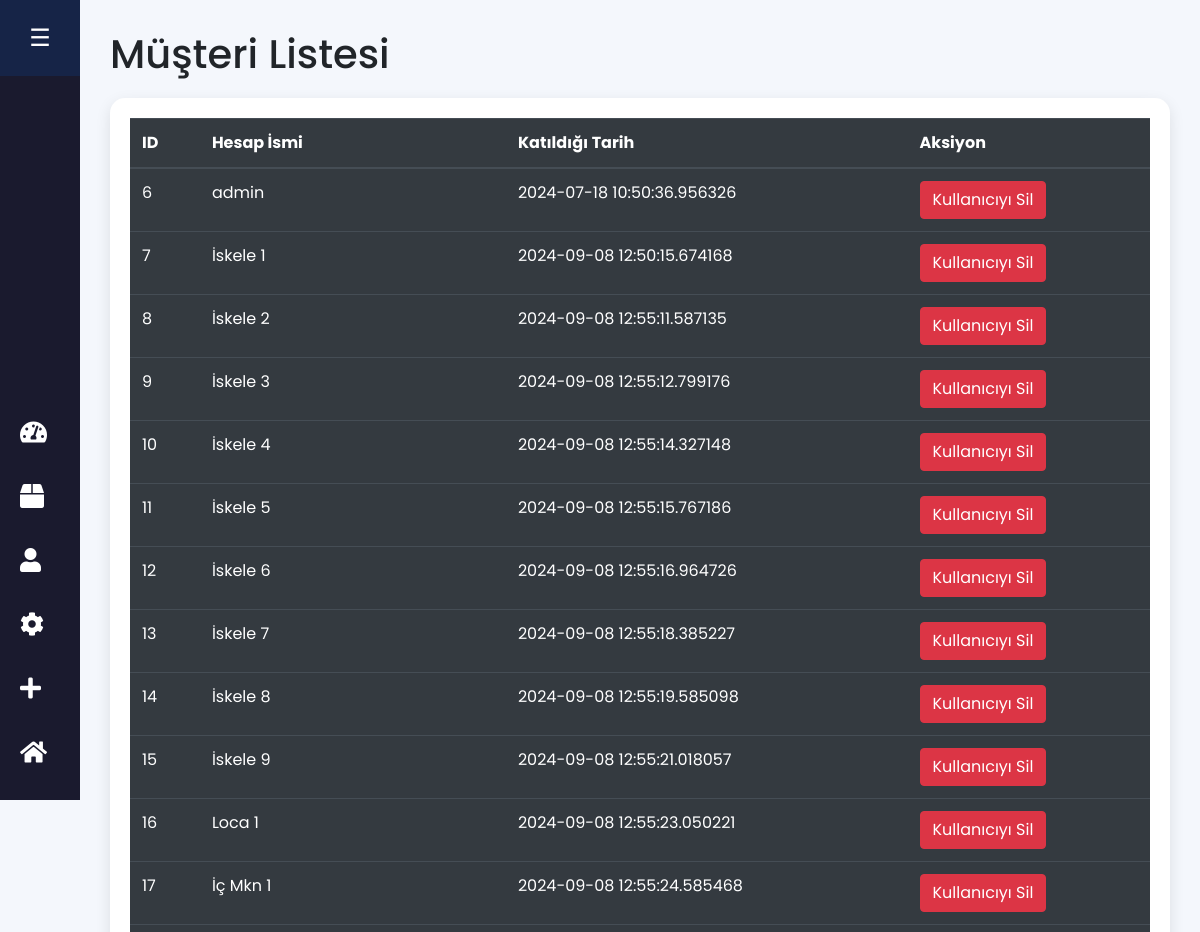
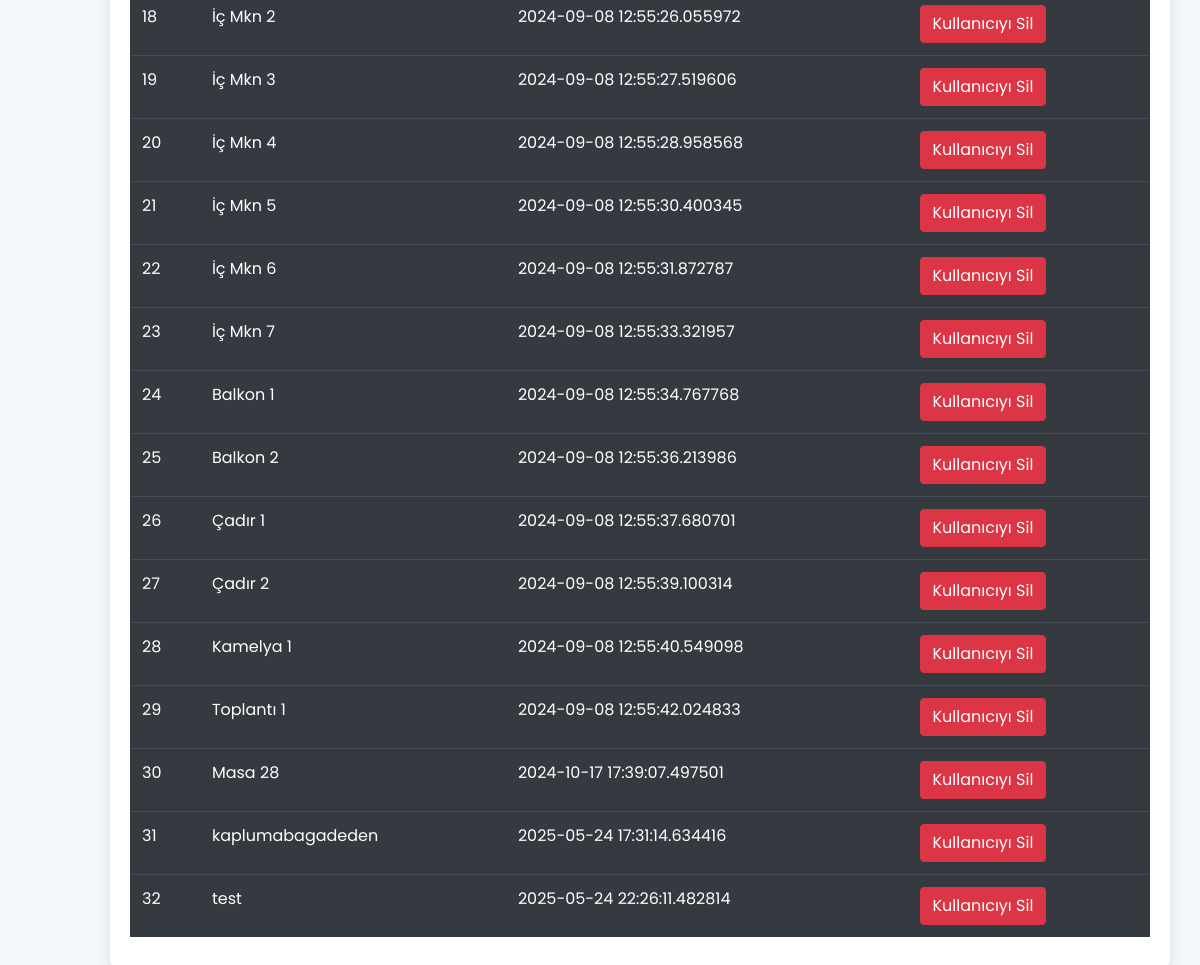
The page /customers (signed in) on the database its author committed (2 pictures, top to bottom).
### website/models.py (models this page shows, shortened)
class Customer(db.Model, UserMixin):
    id = db.Column(db.Integer, primary_key=True)
    email = db.Column(db.String(100), unique=True)
    username = db.Column(db.String(100))
    password_hash = db.Column(db.String(150))
    date_joined = db.Column(db.DateTime(), default=datetime.utcnow)
    MasaNo = db.Column(db.Integer)
    MasaAdi = db.Column(db.Text)
    cart_items = db.relationship('Cart', backref=db.backref('customer', lazy=True))
    orders = db.relationship('Order', backref=db.backref('customer', lazy=True))
    @property
    def password(self):
        raise AttributeError('Password is not a readable Attribute')

### website/admin.py (the view)
@admin.route('/customers')
@login_required
def display_customers():
    if current_user.id == 6:
        customers = Customer.query.all()
        return render_template('customers.html', customers=customers)
    return render_template('404.html')

### website/templates/customers.html (shortened to what this page needs)
<!DOCTYPE html>
<html lang="tr">
<head>
    <link href="https://stackpath.bootstrapcdn.com/bootstrap/4.5.2/css/bootstrap.min.css" rel="stylesheet">
    <link rel="stylesheet" href="https://cdnjs.cloudflare.com/ajax/libs/font-awesome/5.15.4/css/all.min.css">
</head>
<body>
    <div class="sidebar" id="sidebar">
        <div class="logo" id="logo">☰</div>
        <ul>
            <li>
                <a href="/dashboard" class="nav-link">
                    <i class="fas fa-tachometer-alt"></i>
                </a>
            </li>
            <li>
                <a href="/shop-items" class="nav-link">
                    <i class="fas fa-box"></i>
                </a>
            </li>
            <li>
                <a href="#" class="nav-link">
                    <i class="fas fa-user"></i>
                </a>
            </li>
            <li>
                <a href="/settings" class="nav-link">
                    <i class="fas fa-cog"></i>
                </a>
            </li>
            <li>
                <a href="/add-shop-items" class="nav-link">
                    <i class="fas fa-plus"></i>
                </a>
            </li>
            <li>
                <a href="/admin-page" class="nav-link">
                    <i class="fas fa-home"></i>
                </a>
            </li>
        </ul>
    </div>
    <div class="main-content" id="main-content">
        <h1>Müşteri Listesi</h1>
        <div class="table-container">
            <table class="table table-dark table-hover">
                <thead>
                    <tr>
                        <th scope="col">ID</th>
                        <th scope="col">Hesap İsmi</th>
                        <th scope="col">Katıldığı Tarih</th>
                        <th scope="col">Aksiyon</th>
                    </tr>
                </thead>
                <tbody>
                    {% for customer in customers %}
                    <tr>
                        <td>{{ customer.id }}</td>
                        <td>{{ customer.username }}</td>
                        <td>{{ customer.date_joined }}</td>
                        <td>
                            <a href="/remove-user/{{ customer.id }}" class="btn btn-danger">Kullanıcıyı Sil</a>
                        </td>
                    </tr>
                    {% endfor %}
                </tbody>
            </table>
        </div>
    </div>
</body>
</html>

### website/templates/customers.html (style rules this page uses)
body { font-family: 'Poppins', sans-serif; background-color: #f4f7fc; overflow-x: hidden; }
.sidebar { width: 80px; height: 100vh; background-color: #1a1a2e; transition: width 0.3s ease; position: fixed; top: 0; left: 0; display: flex; flex-direction: column; justify-content: space-between; }
.sidebar .logo { padding: 20px; color: #fff; text-align: center; font-size: 1.5rem; background-color: #162447; cursor: pointer; }
.sidebar ul { padding: 0; list-style-type: none; }
.sidebar ul li { width: 100%; }
.sidebar ul li a { text-decoration: none; color: #fff; padding: 20px; display: flex; align-items: center; transition: all 0.3s; }
.sidebar ul li a i { font-size: 1.5rem; margin-right: 15px; }
.main-content { margin-left: 80px; padding: 30px; transition: margin-left 0.3s ease; }
.table-container { background-color: #fff; border-radius: 15px; box-shadow: 0 5px 15px rgba(0,0,0,0.1); padding: 20px; margin-top: 20px; }

### rows shown on the page
Customer: id "6", username "admin", date_joined "2024-07-18 10:50:36.956326"
Customer: id "7", username "İskele 1", date_joined "2024-09-08 12:50:15.674168"
Customer: id "8", username "İskele 2", date_joined "2024-09-08 12:55:11.587135"
Customer: id "9", username "İskele 3", date_joined "2024-09-08 12:55:12.799176"
Customer: id "10", username "İskele 4", date_joined "2024-09-08 12:55:14.327148"
Customer: id "11", username "İskele 5", date_joined "2024-09-08 12:55:15.767186"
Customer: id "12", username "İskele 6", date_joined "2024-09-08 12:55:16.964726"
Customer: id "13", username "İskele 7", date_joined "2024-09-08 12:55:18.385227"
Customer: id "14", username "İskele 8", date_joined "2024-09-08 12:55:19.585098"
Customer: id "15", username "İskele 9", date_joined "2024-09-08 12:55:21.018057"
Customer: id "16", username "Loca 1", date_joined "2024-09-08 12:55:23.050221"
Customer: id "17", username "İç Mkn 1", date_joined "2024-09-08 12:55:24.585468"
Customer: id "18", username "İç Mkn 2", date_joined "2024-09-08 12:55:26.055972"
Customer: id "19", username "İç Mkn 3", date_joined "2024-09-08 12:55:27.519606"
Customer: id "20", username "İç Mkn 4", date_joined "2024-09-08 12:55:28.958568"
Customer: id "21", username "İç Mkn 5", date_joined "2024-09-08 12:55:30.400345"
Customer: id "22", username "İç Mkn 6", date_joined "2024-09-08 12:55:31.872787"
Customer: id "23", username "İç Mkn 7", date_joined "2024-09-08 12:55:33.321957"
Customer: id "24", username "Balkon 1", date_joined "2024-09-08 12:55:34.767768"
Customer: id "25", username "Balkon 2", date_joined "2024-09-08 12:55:36.213986"
Customer: id "26", username "Çadır 1", date_joined "2024-09-08 12:55:37.680701"
Customer: id "27", username "Çadır 2", date_joined "2024-09-08 12:55:39.100314"
Customer: id "28", username "Kamelya 1", date_joined "2024-09-08 12:55:40.549098"
Customer: id "29", username "Toplantı 1", date_joined "2024-09-08 12:55:42.024833"
Customer: id "30", username "Masa 28", date_joined "2024-10-17 17:39:07.497501"
Customer: id "31", username "kaplumabagadeden", date_joined "2025-05-24 17:31:14.634416"
Customer: id "32", username "test", date_joined "2025-05-24 22:26:11.482814"
